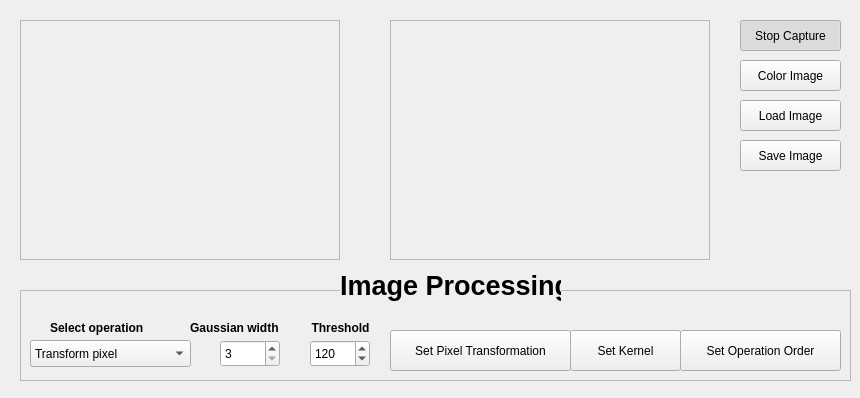
<?xml version="1.0" encoding="UTF-8"?>
<ui version="4.0">
 <class>MainWindow</class>
 <widget class="QWidget" name="MainWindow">
  <property name="geometry">
   <rect>
    <x>0</x>
    <y>0</y>
    <width>860</width>
    <height>398</height>
   </rect>
  </property>
  <property name="windowTitle">
   <string>Proyecto de Visión Artificial</string>
  </property>
  <widget class="QFrame" name="imageFrameS">
   <property name="geometry">
    <rect>
     <x>20</x>
     <y>20</y>
     <width>320</width>
     <height>240</height>
    </rect>
   </property>
   <property name="frameShape">
    <enum>QFrame::StyledPanel</enum>
   </property>
   <property name="frameShadow">
    <enum>QFrame::Raised</enum>
   </property>
  </widget>
  <widget class="QFrame" name="imageFrameD">
   <property name="geometry">
    <rect>
     <x>390</x>
     <y>20</y>
     <width>320</width>
     <height>240</height>
    </rect>
   </property>
   <property name="frameShape">
    <enum>QFrame::StyledPanel</enum>
   </property>
   <property name="frameShadow">
    <enum>QFrame::Raised</enum>
   </property>
  </widget>
  <widget class="QPushButton" name="captureButton">
   <property name="geometry">
    <rect>
     <x>740</x>
     <y>20</y>
     <width>101</width>
     <height>31</height>
    </rect>
   </property>
   <property name="text">
    <string>Stop Capture</string>
   </property>
   <property name="checkable">
    <bool>true</bool>
   </property>
   <property name="checked">
    <bool>true</bool>
   </property>
  </widget>
  <widget class="QPushButton" name="colorButton">
   <property name="geometry">
    <rect>
     <x>740</x>
     <y>60</y>
     <width>101</width>
     <height>31</height>
    </rect>
   </property>
   <property name="text">
    <string>Color Image</string>
   </property>
   <property name="checkable">
    <bool>true</bool>
   </property>
   <property name="checked">
    <bool>false</bool>
   </property>
  </widget>
  <widget class="QPushButton" name="loadButton">
   <property name="geometry">
    <rect>
     <x>740</x>
     <y>100</y>
     <width>101</width>
     <height>31</height>
    </rect>
   </property>
   <property name="text">
    <string>Load Image</string>
   </property>
   <property name="checkable">
    <bool>false</bool>
   </property>
   <property name="checked">
    <bool>false</bool>
   </property>
  </widget>
  <widget class="QFrame" name="processingFrame">
   <property name="geometry">
    <rect>
     <x>20</x>
     <y>290</y>
     <width>831</width>
     <height>91</height>
    </rect>
   </property>
   <property name="frameShape">
    <enum>QFrame::StyledPanel</enum>
   </property>
   <property name="frameShadow">
    <enum>QFrame::Raised</enum>
   </property>
   <widget class="QComboBox" name="operationComboBox">
    <property name="geometry">
     <rect>
      <x>10</x>
      <y>50</y>
      <width>161</width>
      <height>27</height>
     </rect>
    </property>
    <item>
     <property name="text">
      <string>Transform pixel</string>
     </property>
    </item>
    <item>
     <property name="text">
      <string>Thresholding</string>
     </property>
    </item>
    <item>
     <property name="text">
      <string>Equalize</string>
     </property>
    </item>
    <item>
     <property name="text">
      <string>Gaussian Blur</string>
     </property>
    </item>
    <item>
     <property name="text">
      <string>Median Blur</string>
     </property>
    </item>
    <item>
     <property name="text">
      <string>Linear Filter</string>
     </property>
    </item>
    <item>
     <property name="text">
      <string>Dilate</string>
     </property>
    </item>
    <item>
     <property name="text">
      <string>Erode</string>
     </property>
    </item>
    <item>
     <property name="text">
      <string>Apply several...</string>
     </property>
    </item>
   </widget>
   <widget class="QLabel" name="operationLabel">
    <property name="geometry">
     <rect>
      <x>30</x>
      <y>30</y>
      <width>121</width>
      <height>17</height>
     </rect>
    </property>
    <property name="text">
     <string>&lt;html&gt;&lt;head/&gt;&lt;body&gt;&lt;p&gt;&lt;span style=&quot; font-weight:600;&quot;&gt;Select operation&lt;/span&gt;&lt;/p&gt;&lt;/body&gt;&lt;/html&gt;</string>
    </property>
   </widget>
   <widget class="QLabel" name="gaussianLabel">
    <property name="geometry">
     <rect>
      <x>170</x>
      <y>30</y>
      <width>111</width>
      <height>17</height>
     </rect>
    </property>
    <property name="text">
     <string>&lt;html&gt;&lt;head/&gt;&lt;body&gt;&lt;p&gt;&lt;span style=&quot; font-weight:600;&quot;&gt;Gaussian width&lt;/span&gt;&lt;/p&gt;&lt;/body&gt;&lt;/html&gt;</string>
    </property>
   </widget>
   <widget class="QSpinBox" name="thresholdSpinBox">
    <property name="geometry">
     <rect>
      <x>290</x>
      <y>50</y>
      <width>60</width>
      <height>27</height>
     </rect>
    </property>
    <property name="maximum">
     <number>255</number>
    </property>
    <property name="value">
     <number>120</number>
    </property>
   </widget>
   <widget class="QLabel" name="gaussianLabel_2">
    <property name="geometry">
     <rect>
      <x>280</x>
      <y>30</y>
      <width>81</width>
      <height>17</height>
     </rect>
    </property>
    <property name="text">
     <string>&lt;html&gt;&lt;head/&gt;&lt;body&gt;&lt;p align=&quot;center&quot;&gt;&lt;span style=&quot; font-weight:600;&quot;&gt;Threshold&lt;/span&gt;&lt;/p&gt;&lt;/body&gt;&lt;/html&gt;</string>
    </property>
   </widget>
   <widget class="QPushButton" name="kernelButton">
    <property name="geometry">
     <rect>
      <x>550</x>
      <y>40</y>
      <width>111</width>
      <height>41</height>
     </rect>
    </property>
    <property name="text">
     <string>Set Kernel</string>
    </property>
   </widget>
   <widget class="QPushButton" name="operOrderButton">
    <property name="geometry">
     <rect>
      <x>660</x>
      <y>40</y>
      <width>161</width>
      <height>41</height>
     </rect>
    </property>
    <property name="text">
     <string>Set Operation Order</string>
    </property>
   </widget>
   <widget class="QPushButton" name="pixelTButton">
    <property name="geometry">
     <rect>
      <x>370</x>
      <y>40</y>
      <width>181</width>
      <height>41</height>
     </rect>
    </property>
    <property name="text">
     <string>Set Pixel Transformation</string>
    </property>
   </widget>
   <widget class="QSpinBox" name="gaussWidthBox">
    <property name="geometry">
     <rect>
      <x>200</x>
      <y>50</y>
      <width>60</width>
      <height>27</height>
     </rect>
    </property>
    <property name="minimum">
     <number>3</number>
    </property>
    <property name="maximum">
     <number>19</number>
    </property>
    <property name="singleStep">
     <number>2</number>
    </property>
    <property name="value">
     <number>3</number>
    </property>
   </widget>
  </widget>
  <widget class="QLabel" name="label">
   <property name="geometry">
    <rect>
     <x>340</x>
     <y>270</y>
     <width>221</width>
     <height>31</height>
    </rect>
   </property>
   <property name="autoFillBackground">
    <bool>true</bool>
   </property>
   <property name="text">
    <string>&lt;html&gt;&lt;head/&gt;&lt;body&gt;&lt;p&gt;&lt;span style=&quot; font-size:20pt; font-weight:600;&quot;&gt;Image Processing&lt;/span&gt;&lt;/p&gt;&lt;/body&gt;&lt;/html&gt;</string>
   </property>
   <property name="textFormat">
    <enum>Qt::RichText</enum>
   </property>
  </widget>
  <widget class="QPushButton" name="saveButton">
   <property name="geometry">
    <rect>
     <x>740</x>
     <y>140</y>
     <width>101</width>
     <height>31</height>
    </rect>
   </property>
   <property name="text">
    <string>Save Image</string>
   </property>
   <property name="checkable">
    <bool>false</bool>
   </property>
   <property name="checked">
    <bool>false</bool>
   </property>
  </widget>
 </widget>
 <tabstops>
  <tabstop>captureButton</tabstop>
  <tabstop>colorButton</tabstop>
  <tabstop>loadButton</tabstop>
  <tabstop>saveButton</tabstop>
  <tabstop>operationComboBox</tabstop>
  <tabstop>gaussWidthBox</tabstop>
  <tabstop>thresholdSpinBox</tabstop>
  <tabstop>pixelTButton</tabstop>
  <tabstop>kernelButton</tabstop>
  <tabstop>operOrderButton</tabstop>
 </tabstops>
 <resources/>
 <connections/>
</ui>
